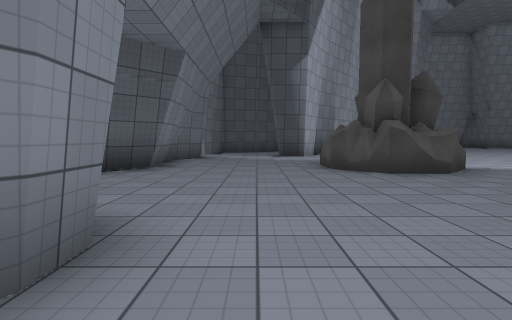
[1] (above)

23 first-person views from a walk through a 3-D level made in the Unity game engine. The camera is 1.3 m above the floor, tilts 4° down and sees 80° across. The floor is counted in squares, 2 m on a side. Each view is taken from the middle of a square. On the plan, view 1 faces up. The plan holds only what a view shows up to about 10 squares ahead; the rest is blank. The place goes on beyond the plan. The player is left out. Surface patterns are stand-ins for the level's own textures.

[2]
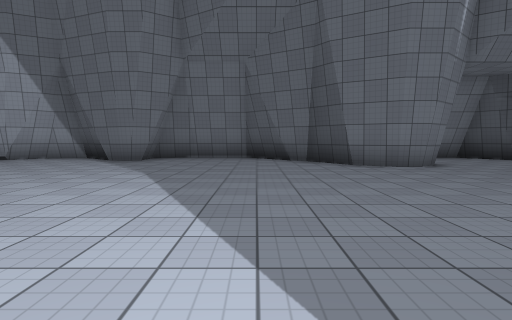

[3]
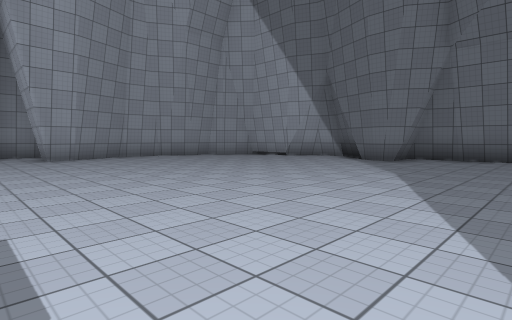

[4]
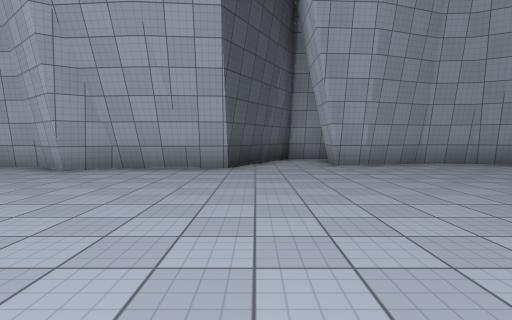

[5]
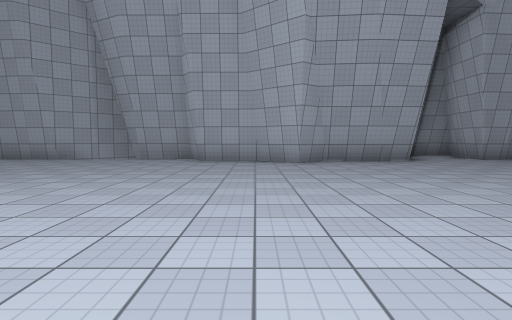

[6]
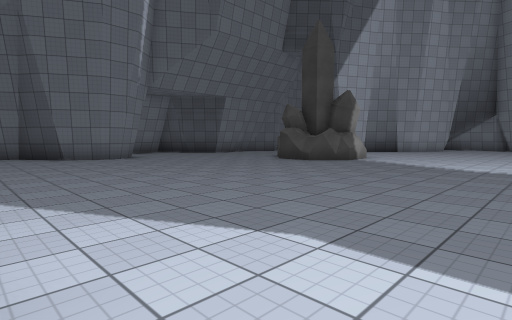

[7]
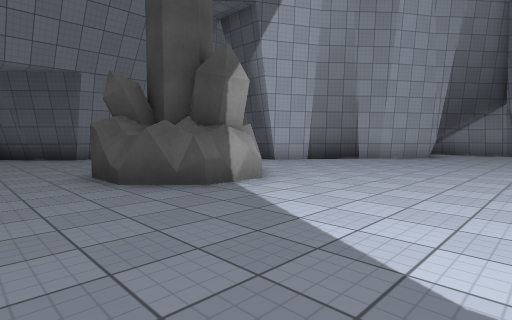

[8]
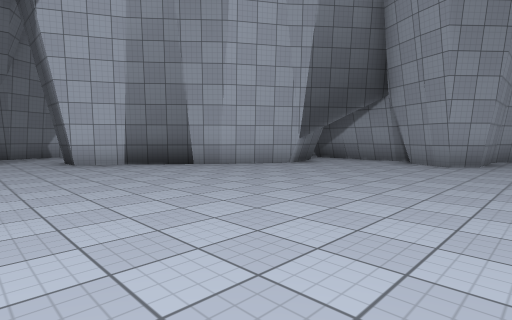

[9]
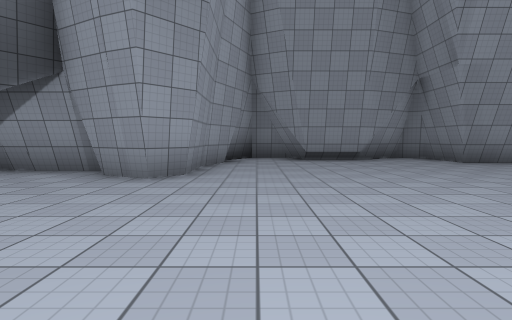

[10]
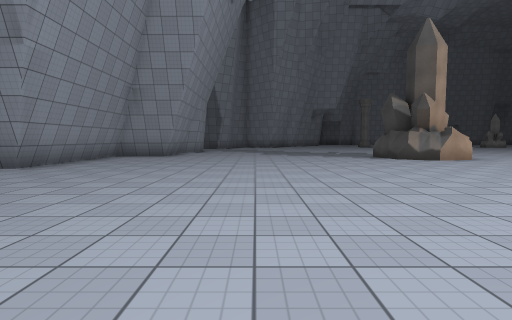

[11]
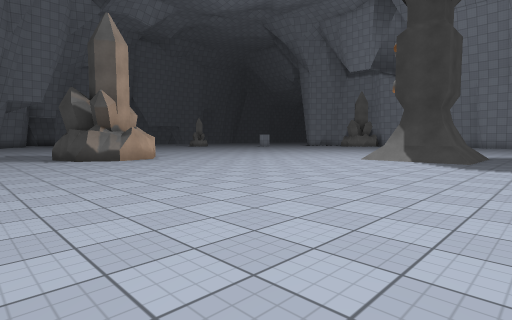

[12]
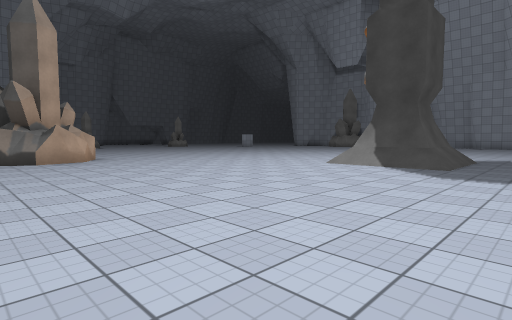

[13]
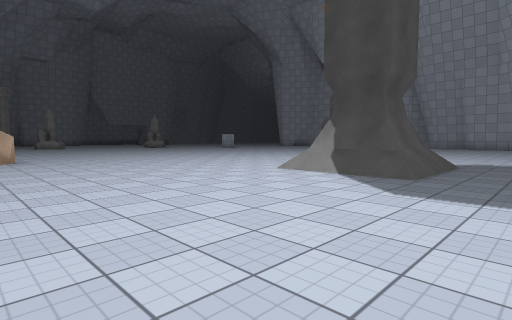

[14]
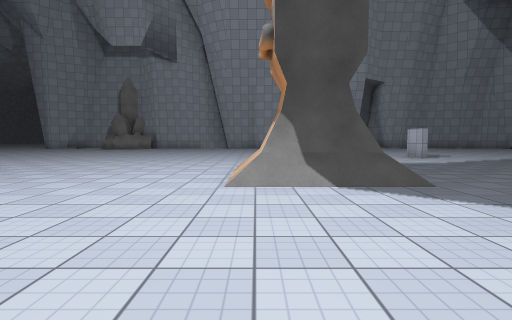

[15]
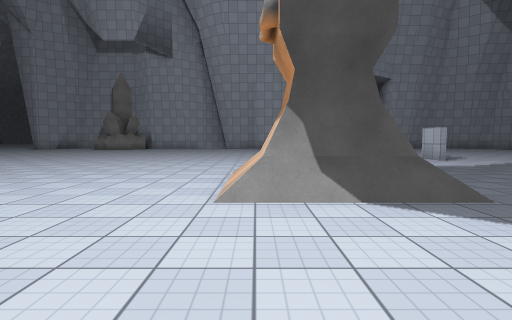

[16]
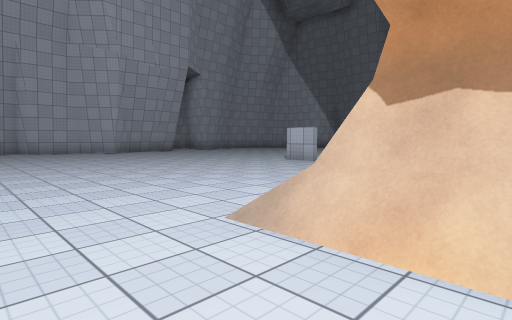

[17]
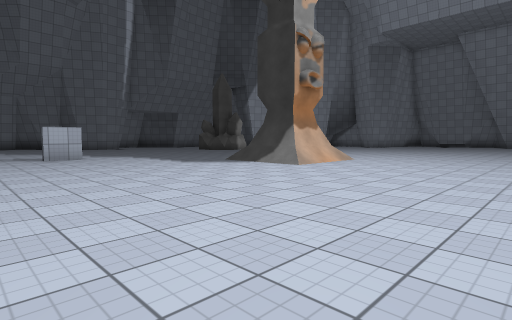

[18]
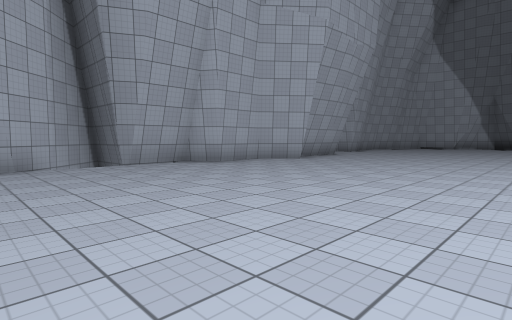

[19]
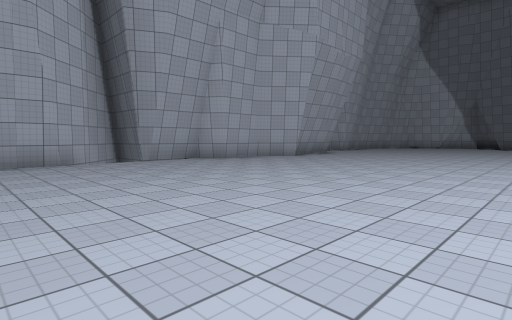

[20]
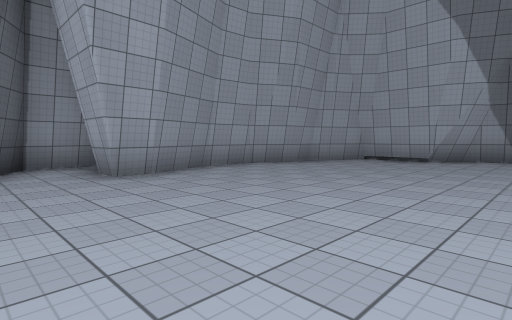

[21]
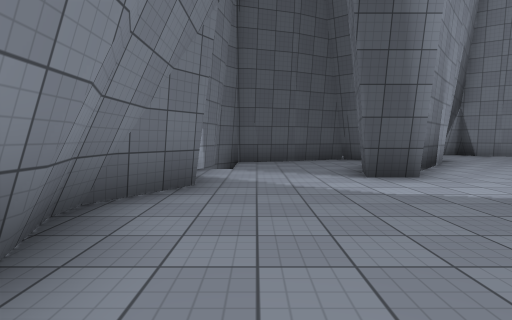

[22]
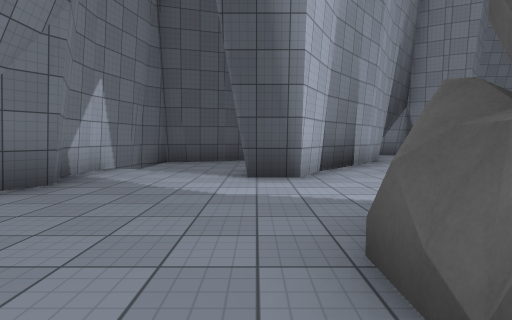

[23]
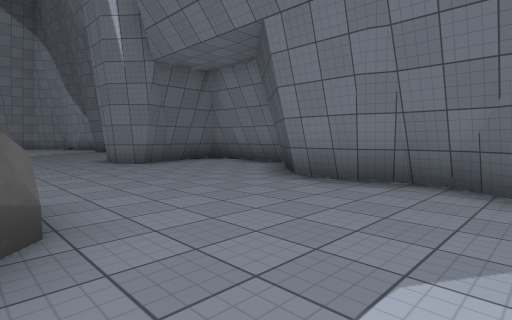

### Floor plan
Key: @ floor where view 1 was taken; # wall or solid block; . floor; = window, fence, low wall or low ledge.
Columns run from 5 left of view 1 to 19 right of it. Each row starts with its distance up from view 1.
 22               ### ####
 21               #.###..#
 20              ##......####
 19              #...........
 18          #####...........
 17          #...#...........
 16      ### ##..............
 15    ###.. #...............
 14    #....##...............
 13   ##...##................
 12   #...##.................
 11    #..#..................
 10    #....................#
  9   =.....................#
  8   .#...###..............#
  7    #...###...............
  6   #....###...............
  5  #.......................
  4  #......................
  3  #..............###....
  2  ####...........###.....
  1     #....................
  0   ##.@...................
 -1   #......................
 -2  #.......................
 -3 #...........#............
 -4 #........................
 -5  #.......................
 -6   #......................
 -7  #.......................
 -8  #.......................
 -9  #.......................
-10   #.....................
-11   #............#........
-12   ##........#=# ##......
-13     ######.#      ######=
-14          #.#
-15          ##

Positions as (right, up) in squares from view 1, and headings:
1: (0, 0), facing up
2: (6, -2), facing left
3: (6, -2), facing down-left
4: (6, -5), facing down
5: (11, -3), facing down
6: (9, -2), facing up-left
7: (8, 4), facing up-left
8: (10, 9), facing up-left
9: (10, 12), facing up
10: (9, 15), facing right
11: (9, 13), facing down-right
12: (9, 11), facing down-right
13: (9, 9), facing down-right
14: (13, 8), facing down
15: (13, 7), facing down
16: (15, 3), facing down-left
17: (18, -5), facing up-left
18: (18, -5), facing down-left
19: (19, -4), facing down-left
20: (6, -7), facing down-left
21: (-1, 6), facing up
22: (1, 6), facing up
23: (2, 10), facing down-left
